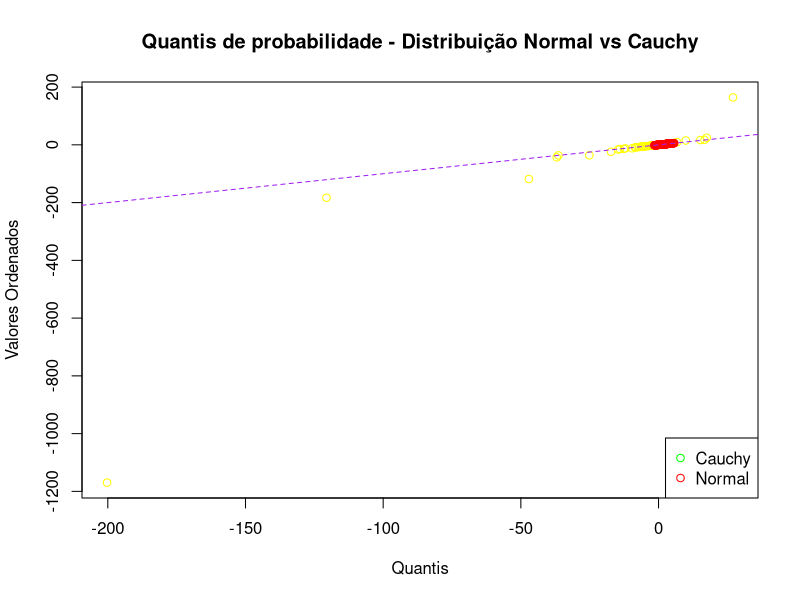

The R script that drew this image:
set.seed(1105)
tamanho_amostra <- 114
localizacao <- 0.4
escala <- 1.8
probabilidade = seq(1, tamanho_amostra)/(tamanho_amostra + 1)
amostra_cauchy <- rcauchy(tamanho_amostra, localizacao, escala)
amostra_cauchy_ordenada <- sort(amostra_cauchy)
quantis_cauchy <- quantile(amostra_cauchy, probabilidade)
normal_m <- 1.9
normal_var <- 4
amostra_normal <- rnorm(tamanho_amostra, normal_m, sqrt(normal_var))
amostra_normal_ordenada <- sort(amostra_normal)
quantis_normal = quantile(amostra_normal, probabilidade)
plot(quantis_cauchy, amostra_cauchy_ordenada, type = "p", col = "yellow",
     main = "Quantis de probabilidade - Distribuição Normal vs Cauchy",
     xlab = "Quantis",
     ylab = "Valores Ordenados")
points(quantis_normal, amostra_normal_ordenada, type = "p", col = "red")
abline(0, 1, lty = 2, col = "purple")
legend("bottomright", legend = c("Cauchy", "Normal"),
       col = c("green", "red"), pch = 1)